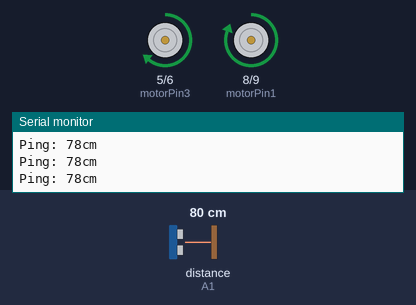
Simulated run of this sketch. Board: Arduino Uno, built with avr-gcc and run on an emulated ATmega328P. Shown: motor-driver pin pairs drawn as motors (green arrow = first pin HIGH = forward, orange = second pin HIGH = backward, longer = more drive), the last lines printed to the serial monitor. Wiring (inferred from the names in the program): ultrasonic range finder: trigger A0; echo A1. The inputs (shaded band) are chosen by the test bench; at power-on: distance to the obstacle (sensor on A1) 80 cm. The echo pulse lasts 58.3 µs per cm.

Above: at 1.9 s.
2.0 s: distance to the obstacle (sensor on A1) set to 18 cm
3.5 s: distance to the obstacle (sensor on A1) set to 15 cm
At 5.3 s:
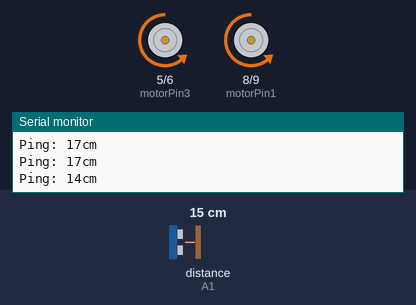
At 6.3 s:
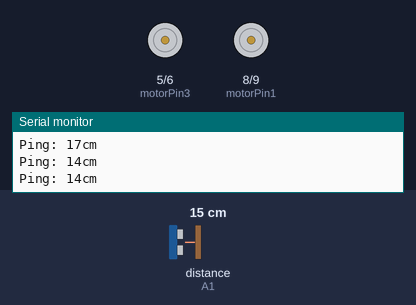
Timing chart, 0 to 12.5 s (numbered marks = the images above; inputs shaded):
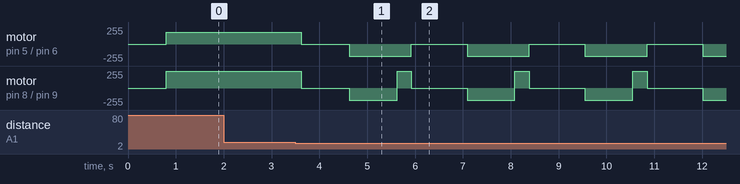

Measured:
- the behaviour switches between 17 and 16 cm on distance to the obstacle (sensor on A1) (found by bisection; images 0 and 1)
- after the input at 3.5 s, motor on pin 5 (motorPin3) / pin 6 (motorPin4): alternates backward 180/255 for 1.3 s and stopped for 1.2 s, starting after 0.12 s; motor on pin 8 (motorPin1) / pin 9 (motorPin2): forward 255/255 → stopped after 0.12 s, then repeats every 2.5 s: backward 180/255 1.0 s, forward 255/255 0.30 s, stopped 1.2 s

The sketch:

arduinocode.ino
```cpp
class NewPing {
  public:
    NewPing(int TRIGGER_PIN, int ECHO_PIN, int MAX_DISTANCE ){
      trigPin=TRIGGER_PIN;
      echoPin=ECHO_PIN;
      maxDistance=MAX_DISTANCE;

      pinMode(trigPin,OUTPUT);
      pinMode(echoPin,INPUT);
    }

    int ping_cm(){
      // Clears the trigPin
      digitalWrite(trigPin, LOW);
      delayMicroseconds(2);
      digitalWrite(trigPin, HIGH);
      delayMicroseconds(10);
      digitalWrite(trigPin, LOW);
      long duration = pulseIn(echoPin, HIGH);
      int distance =  duration*0.034/2;
      if (distance>maxDistance){
        distance=0;
      }
      return(distance);
    }

  private:
    int trigPin;
    int echoPin;
    int maxDistance;
};


#define TRIG_PIN A0
#define ECHO_PIN A1
#define MAX_DISTANCE 200
NewPing sonar(TRIG_PIN, ECHO_PIN, MAX_DISTANCE);

boolean goesForward=false;
int distance = 100;
int speedSet = 0;

const int motorPin1  = 8;
const int motorPin2  = 9;
const int motorPin3  = 5;
const int motorPin4  = 6;

void setup() {
  Serial.begin(115200);
  distance = readPing();
  delay(100);
  distance = readPing();
  delay(100);
  distance = readPing();
  delay(100);
  distance = readPing();
  delay(100);
}

void loop() {
 delay(50);
 distance = sonar.ping_cm();
 Serial.print("Ping: ");
 Serial.print(distance);
 Serial.println("cm");
 int distanceR = 0;
 int distanceL =  0;
 delay(40);
 if(distance<=15)
 {
  moveStop();
  delay(1000);
  moveBackward();
  delay(1000);
  moveStop();

  if(distanceR>=distanceL)
  {
    turnRight();
    moveStop();
  }

      else

  {
    turnLeft();
    moveStop();
  }

 }else

 {
  moveForward();
 }
 distance = readPing();
}

int readPing() {
  delay(70);
  int cm = sonar.ping_cm();
  if(cm==0)
  {
    cm = 250;
  }
  return cm;
}

void moveStop() {
    analogWrite(motorPin1, 0);
    analogWrite(motorPin2, 0);
    analogWrite(motorPin3, 0);
    analogWrite(motorPin4, 0);
  }

void moveForward() {


    analogWrite(motorPin1, 180);
    analogWrite(motorPin2, 0);
    analogWrite(motorPin3, 180);
    analogWrite(motorPin4, 0);

}

void moveBackward() {

    analogWrite(motorPin1, 0);
    analogWrite(motorPin2, 180);
    analogWrite(motorPin3, 0);
    analogWrite(motorPin4, 180);

}

void turnRight() {

    analogWrite(motorPin1, 180);
    analogWrite(motorPin2, 0);
    analogWrite(motorPin3, 0);
    analogWrite(motorPin4, 180);
    delay(300);
    moveForward();

}

void turnLeft() {
    analogWrite(motorPin1, 0);
    analogWrite(motorPin2, 180);
    analogWrite(motorPin3, 180);
    analogWrite(motorPin4, 0);
    delay(300);
    moveForward();
}
```
